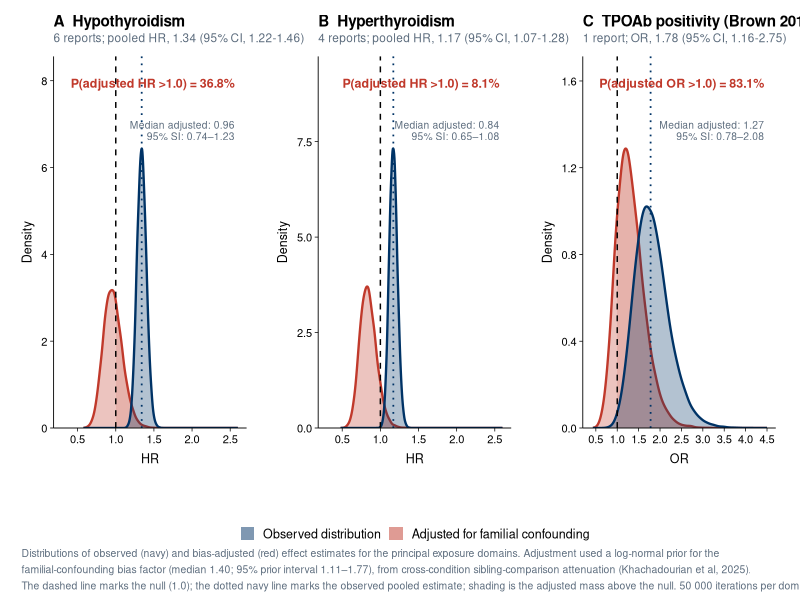
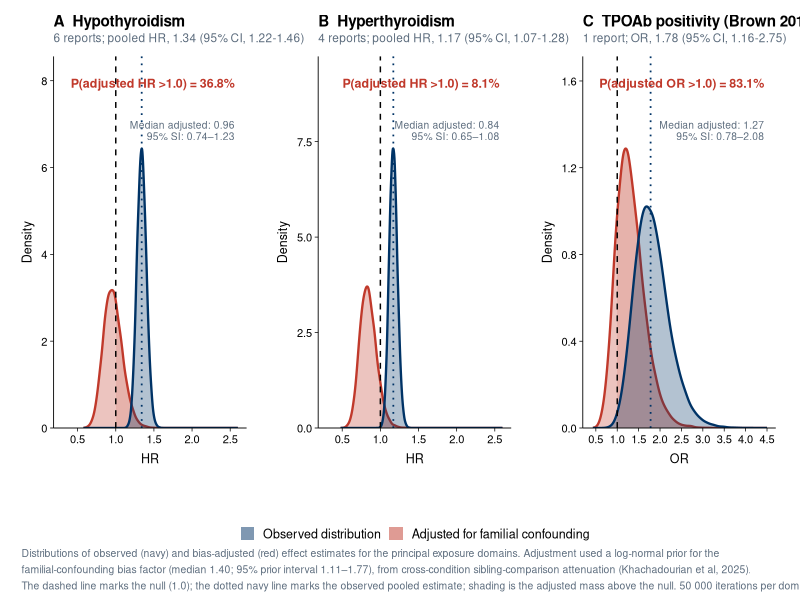

The R script that drew these images, in order:
suppressMessages({library(ggplot2); library(dplyr); library(patchwork)})
FONT<-"sans"
jama_navy<-"#003366"; jama_red<-"#c0392b"; jama_gray<-"#5d6d7e"; jama_light<-"#dfe4e8"

simulate_qba<-function(log_estimate,log_se,prior_median=1.40,prior_sd_log=0.12,n_sim=50000,seed=42){
  set.seed(seed)
  log_obs<-rnorm(n_sim,log_estimate,log_se); observed<-exp(log_obs)
  log_bias<-rnorm(n_sim,log(prior_median),prior_sd_log)
  adjusted<-exp(log_obs-log_bias)
  list(observed=observed,adjusted=adjusted,
       prob=mean(adjusted>1)*100, median_adj=median(adjusted),
       si_lower=quantile(adjusted,.025), si_upper=quantile(adjusted,.975),
       obs_pt=exp(log_estimate))
}

qba_panel<-function(s,title,subt,eff="HR",xr=c(0.3,2.6)){
  df<-data.frame(value=c(s$observed,s$adjusted),
                 type=rep(c("Observed","Adjusted"),each=length(s$observed)))
  # densidades com o MESMO bandwidth do geom_density (adjust=1.5), p/ alinhar sombra e calcular headroom
  da<-density(s$adjusted,n=512,from=xr[1],to=xr[2],adjust=1.5); dfa<-data.frame(x=da$x,y=da$y)
  do<-density(s$observed,n=512,from=xr[1],to=xr[2],adjust=1.5)
  shade<-dfa[dfa$x>=1,]
  ymax<-max(c(do$y,da$y)); top<-ymax*1.33
  ptxt<-sprintf("P(adjusted %s >1.0) = %.1f%%",eff,s$prob)
  mtxt<-sprintf("Median adjusted: %.2f\n95%% SI: %.2f\u2013%.2f",s$median_adj,s$si_lower,s$si_upper)
  ggplot(df,aes(value,fill=type,color=type))+
    geom_area(data=shade,aes(x,y),inherit.aes=FALSE,fill=jama_red,alpha=0.13)+
    geom_density(alpha=0.30,linewidth=0.8,adjust=1.5)+
    geom_vline(xintercept=1,linetype="dashed",color="black",linewidth=0.5)+
    geom_vline(xintercept=s$obs_pt,linetype="dotted",color=jama_navy,linewidth=0.6)+
    scale_fill_manual(values=c(Observed=jama_navy,Adjusted=jama_red))+
    scale_color_manual(values=c(Observed=jama_navy,Adjusted=jama_red))+
    scale_x_continuous(breaks=seq(0.5,5,0.5))+
    scale_y_continuous(expand=expansion(mult=c(0,0)))+
    coord_cartesian(xlim=xr, ylim=c(0,top))+
    annotate("text",x=xr[2]*0.985,y=ymax*1.25,label=ptxt,hjust=1,vjust=1,size=3.15,
             fontface="bold",family=FONT,color=jama_red)+
    annotate("text",x=xr[2]*0.985,y=ymax*1.10,label=mtxt,hjust=1,vjust=1,size=2.6,
             family=FONT,color=jama_gray,lineheight=0.95)+
    labs(title=title,subtitle=subt,x=eff,y="Density")+
    theme_minimal(base_size=10)+
    theme(text=element_text(family=FONT),
          plot.title=element_text(face="bold",size=11,hjust=0,margin=margin(b=2)),
          plot.subtitle=element_text(size=8.5,color=jama_gray,margin=margin(b=8)),
          axis.title.x=element_text(size=9,margin=margin(t=5)),
          axis.title.y=element_text(size=9,margin=margin(r=5)),
          axis.text=element_text(size=8,color="black"),
          axis.line=element_line(color="black",linewidth=0.3),
          axis.ticks=element_line(color="black",linewidth=0.25),
          panel.grid=element_blank(),
          legend.position="none",
          plot.margin=margin(t=5,r=12,b=5,l=10))
}

sh<-simulate_qba(log(1.34),(log(1.46)-log(1.22))/(2*1.96),seed=42)
shy<-simulate_qba(log(1.17),(log(1.28)-log(1.07))/(2*1.96),seed=43)
st<-simulate_qba(log(1.78),(log(2.75)-log(1.16))/(2*1.96),seed=44)

pa<-qba_panel(sh,"A  Hypothyroidism","6 reports; pooled HR, 1.34 (95% CI, 1.22-1.46)","HR",c(0.3,2.6))
pb<-qba_panel(shy,"B  Hyperthyroidism","4 reports; pooled HR, 1.17 (95% CI, 1.07-1.28)","HR",c(0.3,2.6))
pc<-qba_panel(st,"C  TPOAb positivity (Brown 2015)","1 report; OR, 1.78 (95% CI, 1.16-2.75)","OR",c(0.4,4.5))

legend_plot<-ggplot(data.frame(x=1:2,type=factor(c("Observed","Adjusted"),levels=c("Observed","Adjusted"))),
                    aes(x,y=0,fill=type))+geom_col(width=0)+
  scale_fill_manual(values=c(Observed=jama_navy,Adjusted=jama_red),
    labels=c(Observed="Observed distribution",Adjusted="Adjusted for familial confounding"),name=NULL)+
  theme_void()+theme(legend.position="bottom",legend.direction="horizontal",
    legend.text=element_text(size=9,family=FONT),legend.key.size=unit(0.4,"cm"))+
  guides(fill=guide_legend(override.aes=list(alpha=0.5)))

fig3<-(pa | pb | pc)/legend_plot + plot_layout(heights=c(1,0.12))+
  plot_annotation(caption=paste0(
    "Distributions of observed (navy) and bias-adjusted (red) effect estimates for the principal exposure domains. Adjustment used a log-normal prior for the\n",
    "familial-confounding bias factor (median 1.40; 95% prior interval 1.11\u20131.77), from cross-condition sibling-comparison attenuation (Khachadourian et al, 2025).\n",
    "The dashed line marks the null (1.0); the dotted navy line marks the observed pooled estimate; shading is the adjusted mass above the null. 50 000 iterations per domain."),
    theme=theme(plot.caption=element_text(size=7.5,color=jama_gray,hjust=0,family=FONT,lineheight=1.3)))

ggsave("Figure3_QBA_Distributions_JAMA.png",fig3,width=13.6,height=5.6,dpi=600,bg="white")  # 600 dpi raster (JAMA min. 350)
ggsave("Figure3_QBA_Distributions_JAMA.pdf",fig3,width=13.6,height=5.6,device=cairo_pdf,bg="white")  # vector: preferred
cat("fig3 ok\n")
